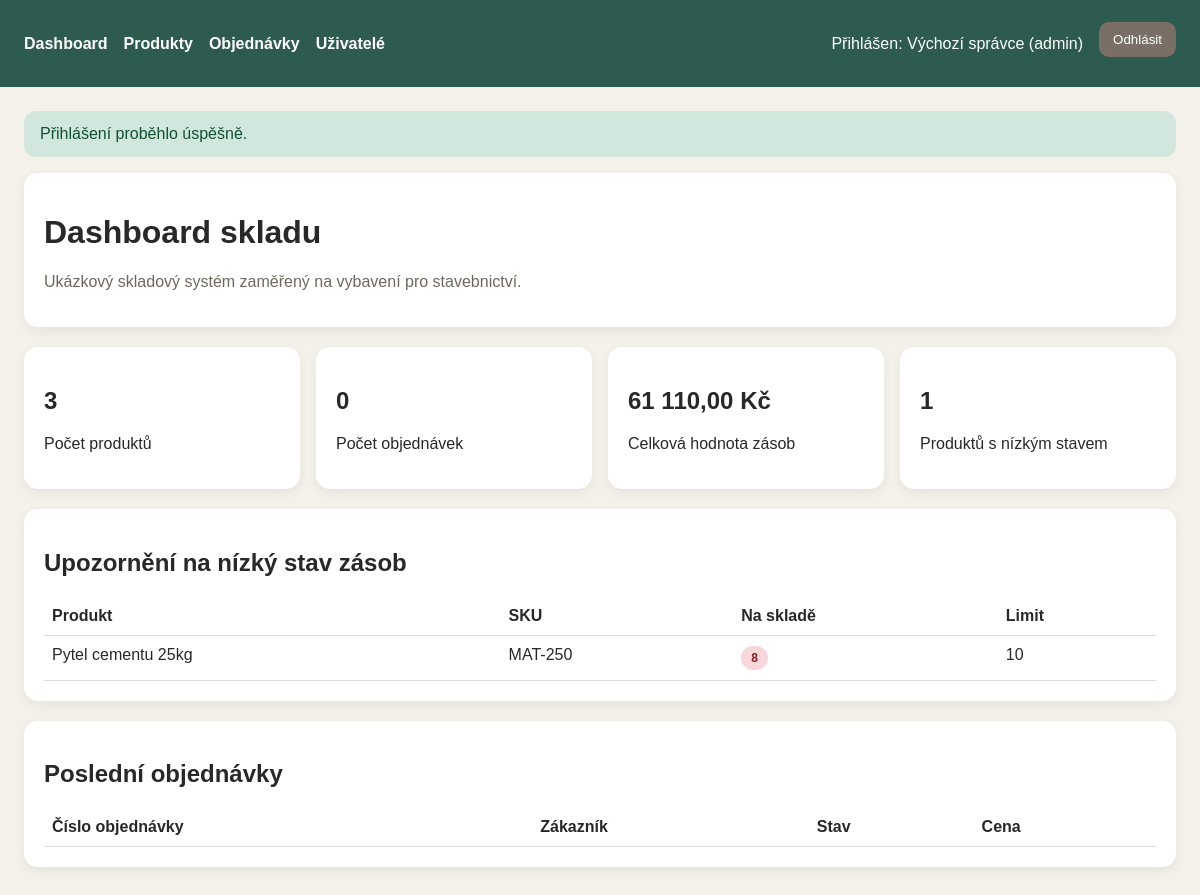
The page / (signed in) on the database its author committed.
### tables this page shows
CREATE TABLE users (
	id INTEGER NOT NULL, 
	username VARCHAR(100) NOT NULL, 
	password_hash VARCHAR(255) NOT NULL, 
	full_name VARCHAR(150) NOT NULL, 
	role VARCHAR(20) NOT NULL, 
	created_at DATETIME NOT NULL, 
	PRIMARY KEY (id)
);

CREATE TABLE products (
	id INTEGER NOT NULL, 
	name VARCHAR(150) NOT NULL, 
	category VARCHAR(100) NOT NULL, 
	sku VARCHAR(100) NOT NULL, 
	description TEXT NOT NULL, 
	price FLOAT NOT NULL, 
	quantity_in_stock INTEGER NOT NULL, 
	low_stock_threshold INTEGER NOT NULL, 
	created_at DATETIME NOT NULL, 
	updated_at DATETIME NOT NULL, 
	PRIMARY KEY (id)
);

### src/Core/Controller.php (called while the page is built, shortened)
<?php
abstract class Controller
{
    protected AuthService $authService;
    public function __construct(
        protected Database $database,
        protected array $config
    ) {
        $this->authService = new AuthService($database);
    }
    protected function render(string $view, array $data = []): void
    {
        extract($data);
        $currentUser = $this->authService->currentUser();
        require dirname(__DIR__) . '/Views/' . $view . '.php';
    }
    protected function getFlash(): ?array
    {
        $flash = $_SESSION['flash'] ?? null;
        return $flash;
    }
}

### src/Controllers/DashboardController.php (called while the page is built, shortened)
<?php
class DashboardController extends Controller
{
    public function index(): void
    {
        $this->render('dashboard/index', [
            'flash' => $this->getFlash(),
            'productCount' => $this->productRepository->count(),
            'orderCount' => $this->orderRepository->count(),
            'lowStockProducts' => $this->productRepository->lowStockProducts(),
            'totalStockValue' => $this->productRepository->totalStockValue(),
            'recentOrders' => array_slice($this->orderRepository->all(), 0, 5),
            'orderStatuses' => $this->config['order_statuses'],
        ]);
    }
}

### src/Core/Router.php (called while the page is built, shortened)
<?php
class Router
{
    private array $routes = [
        'GET' => [],
        'POST' => [],
    ];
    public function get(string $path, callable $handler): void
    {
        $this->routes['GET'][$path] = $handler;
    }
    public function post(string $path, callable $handler): void
    {
        $this->routes['POST'][$path] = $handler;
    }
    public function dispatch(string $method, string $uri): void
    {
        $path = parse_url($uri, PHP_URL_PATH) ?: '/';
        $handler = $this->routes[$method][$path] ?? null;
        call_user_func($handler);
    }
}

### public/index.php (called while the page is built, shortened)
<?php
$config = require dirname(__DIR__) . '/config/config.php';
$database = new Database($config['database']);
$database->migrate();
$database->seedDefaultData();
$router = new Router();
$authController = new AuthController($database, $config);
$dashboardController = new DashboardController($database, $config);
$productController = new ProductController($database, $config);
$orderController = new OrderController($database, $config);
$userController = new UserController($database, $config);
$apiController = new ApiController($database, $config);
$router->get('/', [$dashboardController, 'index']);
$router->get('/login', [$authController, 'showLogin']);
$router->post('/login', [$authController, 'login']);
$router->post('/logout', [$authController, 'logout']);
$router->get('/products', [$productController, 'index']);
$router->get('/products/create', [$productController, 'create']);
$router->post('/products/store', [$productController, 'store']);
$router->get('/products/edit', [$productController, 'edit']);
$router->post('/products/update', [$productController, 'update']);
$router->post('/products/delete', [$productController, 'delete']);
$router->get('/orders', [$orderController, 'index']);
$router->get('/orders/create', [$orderController, 'create']);
$router->post('/orders/store', [$orderController, 'store']);
$router->get('/orders/edit', [$orderController, 'edit']);
$router->post('/orders/update-status', [$orderController, 'updateStatus']);
$router->get('/users', [$userController, 'index']);
$router->get('/users/create', [$userController, 'create']);
$router->post('/users/store', [$userController, 'store']);
$router->get('/api/products', [$apiController, 'products']);
$router->get('/api/orders', [$apiController, 'orders']);
$router->get('/api/stock-alerts', [$apiController, 'stockAlerts']);
$router->dispatch($_SERVER['REQUEST_METHOD'] ?? 'GET', $_SERVER['REQUEST_URI'] ?? '/');

### src/Services/AuthService.php (called while the page is built, shortened)
<?php
class AuthService
{
    private UserRepository $userRepository;
    public function __construct(Database $database)
    {
        $this->userRepository = new UserRepository($database);
    }
    public function currentUser(): ?array
    {
        $userId = $_SESSION['user_id'] ?? null;
        $user = $this->userRepository->findById((int) $userId);
        return $user ?: null;
    }
}

### src/Core/Database.php (called while the page is built, shortened)
<?php
class Database
{
    private PDO $connection;
    public function getConnection(): PDO
    {
        return $this->connection;
    }
    public function migrate(): void
    {
        $schema = <<<SQL
        CREATE TABLE IF NOT EXISTS users (
            id INTEGER PRIMARY KEY AUTOINCREMENT,
            username TEXT NOT NULL UNIQUE,
            password_hash TEXT NOT NULL,
            full_name TEXT NOT NULL,
            role TEXT NOT NULL,
            created_at TEXT NOT NULL
        );
        CREATE TABLE IF NOT EXISTS products (
            id INTEGER PRIMARY KEY AUTOINCREMENT,
            name TEXT NOT NULL,
            category TEXT NOT NULL,
            sku TEXT NOT NULL UNIQUE,
            description TEXT NOT NULL,
            price REAL NOT NULL,
            quantity_in_stock INTEGER NOT NULL,
            low_stock_threshold INTEGER NOT NULL,
            created_at TEXT NOT NULL,
            updated_at TEXT NOT NULL
        );
        CREATE TABLE IF NOT EXISTS orders (
            id INTEGER PRIMARY KEY AUTOINCREMENT,
            order_number TEXT NOT NULL UNIQUE,
            customer_name TEXT NOT NULL,
            note TEXT NOT NULL,
            status TEXT NOT NULL,
            total_price REAL NOT NULL,
            created_by_user_id INTEGER NOT NULL,
            created_at TEXT NOT NULL,
            updated_at TEXT NOT NULL,
            FOREIGN KEY (created_by_user_id) REFERENCES users(id)
        );
        CREATE TABLE IF NOT EXISTS order_items (
            id INTEGER PRIMARY KEY AUTOINCREMENT,
            order_id INTEGER NOT NULL,
            product_id INTEGER NOT NULL,
            quantity INTEGER NOT NULL,
            unit_price REAL NOT NULL,
            FOREIGN KEY (order_id) REFERENCES orders(id) ON DELETE CASCADE,
            FOREIGN KEY (product_id) REFERENCES products(id)
        );
        SQL;
        $this->connection->exec($schema);
    }
    private function initializeConnection(): void
    {
        $databasePath = $this->configuration['database'];
        try {
            $this->connection = new PDO('sqlite:' . $databasePath);
        } catch (PDOException $exception) {
            throw new RuntimeException(
                'Failed to connect to the SQLite database at "' . $databasePath . '".',
                0,
                $exception
            );
        }
        $this->connection->setAttribute(PDO::ATTR_ERRMODE, PDO::ERRMODE_EXCEPTION);
        $this->connection->setAttribute(PDO::ATTR_DEFAULT_FETCH_MODE, PDO::FETCH_ASSOC);
        $this->connection->exec('PRAGMA foreign_keys = ON');
    }
}

### src/Repositories/UserRepository.php (called while the page is built, shortened)
<?php
class UserRepository
{
    public function findById(int $id): array|false
    {
        $statement = $this->database->getConnection()->prepare(
            'SELECT * FROM users WHERE id = :id LIMIT 1'
        );
        $statement->execute(['id' => $id]);
        return $statement->fetch();
    }
}

### src/Repositories/ProductRepository.php (called while the page is built, shortened)
<?php
class ProductRepository
{
    public function lowStockProducts(): array
    {
        $statement = $this->database->getConnection()->query(
            'SELECT *
             FROM products
             WHERE quantity_in_stock <= low_stock_threshold
             ORDER BY quantity_in_stock ASC, name ASC'
        );
        return $statement->fetchAll();
    }
}

### src/Views/dashboard/index.php (the view, shortened to what this page needs)
<?php require dirname(__DIR__) . '/layout/header.php'; ?>
<div class="card">
    <h1>Dashboard skladu</h1>
    <p class="muted">Ukázkový skladový systém zaměřený na vybavení pro stavebnictví.</p>
</div>
<div class="grid">
    <div class="card">
        <h2><?= htmlspecialchars((string) $productCount) ?></h2>
        <p>Počet produktů</p>
    </div>
    <div class="card">
        <h2><?= htmlspecialchars((string) $orderCount) ?></h2>
        <p>Počet objednávek</p>
    </div>
    <div class="card">
        <h2><?= number_format($totalStockValue, 2, ',', ' ') ?> Kč</h2>
        <p>Celková hodnota zásob</p>
    </div>
    <div class="card">
        <h2><?= htmlspecialchars((string) count($lowStockProducts)) ?></h2>
        <p>Produktů s nízkým stavem</p>
    </div>
</div>
<div class="card">
    <h2>Upozornění na nízký stav zásob</h2>
    <?php if ($lowStockProducts === []): ?>
        <span class="badge badge-success">Všechny zásoby jsou v pořádku</span>
    <?php else: ?>
        <table>
            <thead>
            <tr>
                <th>Produkt</th>
                <th>SKU</th>
                <th>Na skladě</th>
                <th>Limit</th>
            </tr>
            </thead>
            <tbody>
            <?php foreach ($lowStockProducts as $product): ?>
                <tr>
                    <td><?= htmlspecialchars((string) $product['name']) ?></td>
                    <td><?= htmlspecialchars((string) $product['sku']) ?></td>
                    <td><span class="badge badge-danger"><?= htmlspecialchars((string) $product['quantity_in_stock']) ?></span></td>
                    <td><?= htmlspecialchars((string) $product['low_stock_threshold']) ?></td>
                </tr>
            <?php endforeach; ?>
            </tbody>
        </table>
    <?php endif; ?>
</div>
<div class="card">
    <h2>Poslední objednávky</h2>
    <table>
        <thead>
        <tr>
            <th>Číslo objednávky</th>
            <th>Zákazník</th>
            <th>Stav</th>
            <th>Cena</th>
        </tr>
        </thead>
    </table>
</div>
<?php require dirname(__DIR__) . '/layout/footer.php'; ?>

### src/Views/layout/header.php (shortened to what this page needs)
<!DOCTYPE html>
<html lang="cs">
<head>
</head>
<body>
<?php if ($currentUser !== null): ?>
    <div class="topbar">
        <div class="nav-links">
            <a href="/">Dashboard</a>
            <a href="/products">Produkty</a>
            <a href="/orders">Objednávky</a>
            <?php if ($currentUser['role'] === 'admin'): ?>
                <a href="/users">Uživatelé</a>
            <?php endif; ?>
        </div>
        <div class="nav-links">
            <span style="margin-right: 16px;">
                Přihlášen: <?= htmlspecialchars((string) $currentUser['full_name']) ?>
                (<?= htmlspecialchars((string) $currentUser['role']) ?>)
            </span>
            <form method="post" action="/logout" class="inline-form">
                <button type="submit" class="button-secondary">Odhlásit</button>
            </form>
        </div>
    </div>
<?php endif; ?>
<div class="container">
<?php if (!empty($flash)): ?>
    <div class="alert alert-<?= htmlspecialchars((string) $flash['type']) ?>">
        <?= htmlspecialchars((string) $flash['message']) ?>
    </div>
<?php endif; ?>

### src/Views/layout/header.php (style rules this page uses)
body { font-family: Arial, sans-serif; background: #f4f1ea; color: #2a2826; margin: 0; }
.topbar { background: #2e5b4f; color: #fff; padding: 16px 24px; display: flex; justify-content: space-between; align-items: center; }
.topbar a { color: #fff; text-decoration: none; margin-right: 16px; font-weight: bold; }
.container { max-width: 1160px; margin: 0 auto; padding: 24px; }
.card { background: #fff; border-radius: 14px; padding: 20px; margin-bottom: 20px; box-shadow: 0 4px 12px rgba(0,0,0,0.06); }
.grid { display: grid; grid-template-columns: repeat(auto-fit, minmax(220px, 1fr)); gap: 16px; }
table { width: 100%; border-collapse: collapse; }
th, td { border-bottom: 1px solid #ddd; padding: 10px 8px; text-align: left; vertical-align: top; }
.badge { display: inline-block; padding: 5px 10px; border-radius: 999px; font-size: 12px; font-weight: bold; }
.badge-danger { background: #f8d7da; color: #842029; }
.alert { padding: 14px 16px; border-radius: 12px; margin-bottom: 16px; }
.alert-success { background: #d1e7dd; color: #0f5132; }
input, select, textarea, button { width: 100%; padding: 10px 12px; border-radius: 10px; border: 1px solid #c8c5c0; box-sizing: border-box; margin-top: 6px; margin-bottom: 14px; }
button, .button-link { background: #2e5b4f; color: white; border: none; cursor: pointer; text-decoration: none; display: inline-block; text-align: center; padding: 10px 14px; border-radius: 10px; width: auto; }
.button-secondary { background: #7a6f66; }
.nav-links { display: flex; align-items: center; flex-wrap: wrap; }
.inline-form { display: inline; }
.muted { color: #6e675f; }

### rows shown on the page
users: full_name "Výchozí správce", role "admin"
products: name "Pytel cementu 25kg", sku "MAT-250", quantity_in_stock "8", low_stock_threshold "10"

### other values the page prints
$flash['message'] "Přihlášení proběhlo úspěšně."
$productCount "3"
$orderCount "0"
$totalStockValue "61 110,00"
count($lowStockProducts) "1"
